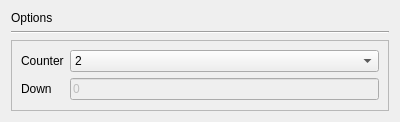
<?xml version="1.0" encoding="UTF-8"?>
<ui version="4.0">
 <class>Form</class>
 <widget class="QWidget" name="Form">
  <property name="geometry">
   <rect>
    <x>0</x>
    <y>0</y>
    <width>400</width>
    <height>122</height>
   </rect>
  </property>
  <property name="windowTitle">
   <string>Form</string>
  </property>
  <layout class="QVBoxLayout" name="verticalLayout">
   <item>
    <widget class="QLabel" name="label_3">
     <property name="text">
      <string>Options</string>
     </property>
    </widget>
   </item>
   <item>
    <widget class="Line" name="line">
     <property name="orientation">
      <enum>Qt::Horizontal</enum>
     </property>
    </widget>
   </item>
   <item>
    <widget class="QScrollArea" name="scrollArea">
     <property name="widgetResizable">
      <bool>true</bool>
     </property>
     <widget class="QWidget" name="scrollAreaWidgetContents">
      <property name="geometry">
       <rect>
        <x>0</x>
        <y>0</y>
        <width>380</width>
        <height>74</height>
       </rect>
      </property>
      <layout class="QFormLayout" name="formLayout">
       <item row="0" column="0">
        <widget class="QLabel" name="label">
         <property name="text">
          <string>Counter</string>
         </property>
        </widget>
       </item>
       <item row="0" column="1">
        <widget class="QComboBox" name="N">
         <property name="currentIndex">
          <number>0</number>
         </property>
         <item>
          <property name="text">
           <string notr="true">2</string>
          </property>
         </item>
         <item>
          <property name="text">
           <string notr="true">4</string>
          </property>
         </item>
         <item>
          <property name="text">
           <string notr="true">8</string>
          </property>
         </item>
        </widget>
       </item>
       <item row="1" column="0">
        <widget class="QLabel" name="label_2">
         <property name="text">
          <string>Down</string>
         </property>
        </widget>
       </item>
       <item row="1" column="1">
        <widget class="QLineEdit" name="lineEdit">
         <property name="enabled">
          <bool>false</bool>
         </property>
         <property name="text">
          <string>0</string>
         </property>
        </widget>
       </item>
      </layout>
     </widget>
    </widget>
   </item>
  </layout>
 </widget>
 <resources/>
 <connections/>
</ui>
